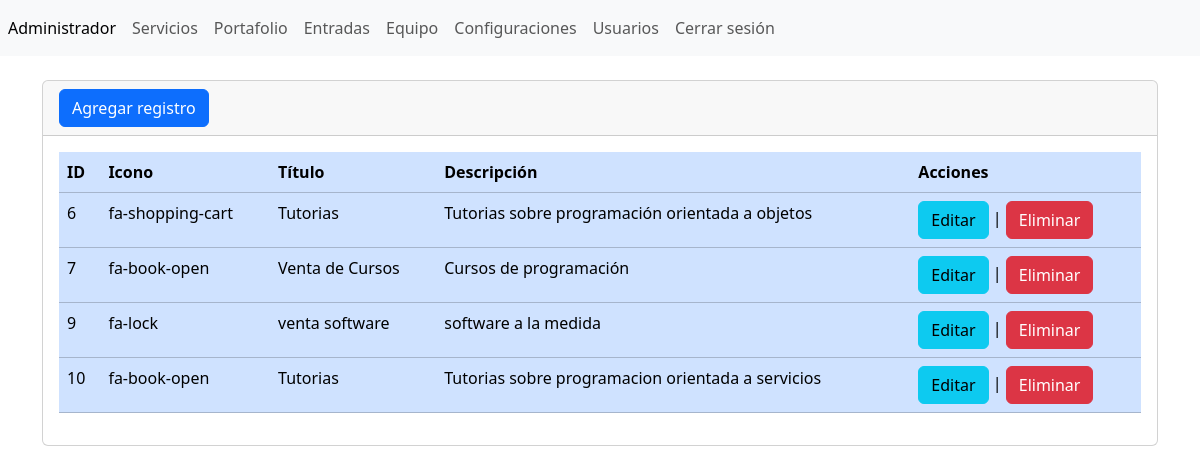
/website/admin/secciones/servicios/index.php (signed in), run on the app's committed database.
### tables this page shows
CREATE TABLE `servicios` (
  `id` int NOT NULL AUTO_INCREMENT,
  `icono` varchar(255) NOT NULL,
  `titulo` varchar(255) NOT NULL,
  `descripcion` varchar(255) NOT NULL,
  PRIMARY KEY (`id`)
);

### website/admin/secciones/servicios/index.php (the view, shortened to what this page needs)
<?php
include("../../bd.php");
$sentencia=$conexion->prepare("SELECT * FROM `servicios`");
$sentencia->execute();
$lista_servicios=$sentencia->fetchAll(PDO::FETCH_ASSOC);
include("../../templates/header.php")
?>
<div class="card">
    <div class="card-header">
        <a
            name=""
            id=""
            class="btn btn-primary"
            href="crear.php"
            role="button"
            >Agregar registro</a
        >
    </div>
    <div class="card-body">
        <div
            class="table-responsive-sm"
        >
            <table
                class="table table-primary"
            >
                <thead>
                    <tr>
                        <th scope="col">ID</th>
                        <th scope="col">Icono</th>
                        <th scope="col">Título</th>
                        <th scope="col">Descripción</th>
                        <th scope="col">Acciones</th>
                    </tr>
                </thead>
                <tbody>
                <?php foreach ($lista_servicios as $registros){?>
                    <tr class="">
                        <td ><?php echo $registros['id'];?></td>
                        <td><?php echo $registros['icono'];?></td>
                        <td><?php echo $registros['titulo'];?></td>
                        <td><?php echo $registros['descripcion'];?></td>
                        <td>
                            <a
                                name=""
                                id=""
                                class="btn btn-info"
                                href="editar.php?txtID=<?php echo $registros['id'];?>"
                                role="button"
                                >Editar</a
                            >
                            |
                            <a
                                name=""
                                id=""
                                class="btn btn-danger"
                                href="index.php?txtID=<?php echo $registros['id'];?>"
                                role="button"
                                >Eliminar</a
                            >
                        </td>
                    </tr>
                    <?php }?>
                </tbody>
            </table>
        </div>
    </div>
</div>
<?php
include("../../templates/footer.php")
?>

### data on the page
servicios: id "6", icono "fa-shopping-cart", titulo "Tutorias", descripcion "Tutorias sobre programación orientada a objetos"
servicios: id "7", icono "fa-book-open", titulo "Venta de Cursos", descripcion "Cursos de programación"
servicios: id "9", icono "fa-lock", titulo "venta software", descripcion "software a la medida"
servicios: id "10", icono "fa-book-open", titulo "Tutorias", descripcion "Tutorias sobre programacion orientada a servicios"
